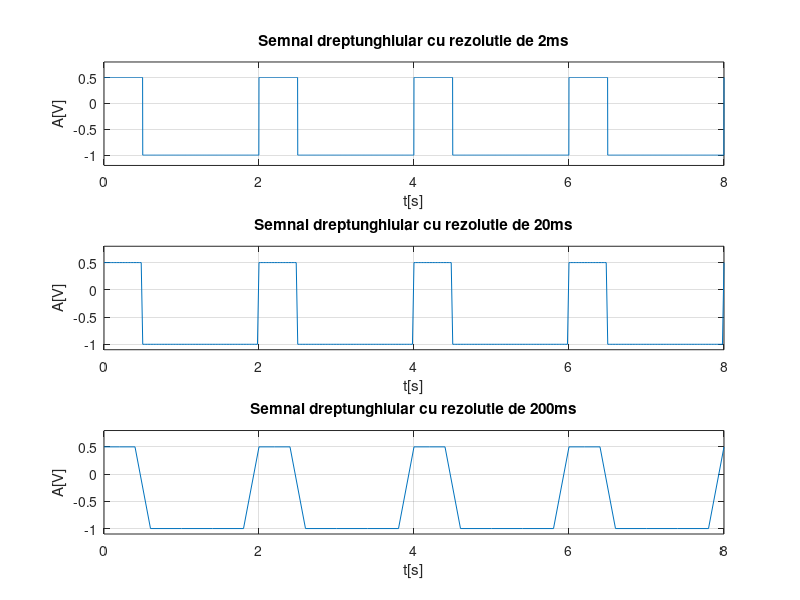

Recreate this plot in MATLAB.
%rezolutie temporara de 2ms
T=2;
t=0:0.002:4*T; % t porneste de la valoarea initiala 0,cu pasul de 0.002, afisand in final 4 perioade (4*T)
f=1/T; %frecventa
w=2*pi*f; %
duty=25; %factorul de umplere
mi=-1; %valoarea minima a aplitudinii
ma=0.5; %valoarea maxima a plaitudinii;
cc=0.25; %componenta continua care se ia cu semnul- fiidca este deplasat in jos 
A=(ma+ abs(mi))/2; %amplitudinea semnalului care va da 0.75
d=(A*square(w*t,duty))-cc; %square este folosit pentru semnal dreptunghiular 
subplot(3,1,1) %este afisat in prima treime
plot(t,d)
%trasare grafic pentru d in fucntie de t 
xlabel('t[s]')
%textul devine eticheta pt abscisa
ylabel('A[V]')
%textul devine eticheta pt ordonata
axis([0 8 -1.2 0.8])
%pe abscisa se va vizualiza intre valoriele 0 si 8 
%pe ordonata se va vizualiza intre valorile  -1.2 si 0.8
%pornim de la -1.2 pt a nu se suprapune semnalul pe axe si sa fie astfel
%vizibil
title( 'Semnal dreptunghiular cu rezolutie de 2ms')
%textul devine titlul progarmului
grid;
%grid traseaza pe grafic o retea de linii facand vizibila citirea
%graficului
%rezolutie temporara de 20ms
t=0:0.02:4*T; % t porneste de la valoarea initiala 0,cu pasul de 0.02, afisand in final 4 perioade (4*T)
f=1/T; %frecventa
w=2*pi*f; %
duty=25; %factorul de umplere
mi=-1; %valoarea minima a aplitudinii
ma=0.5; %valoarea maxima a plaitudinii;
cc=0.25; %componenta continua care se ia cu semnul- fiidca este deplasat in jos 
A=(ma+ abs(mi))/2; %amplitudinea semnalului care va da 0.75
d=(A*square(w*t,duty))-cc; %square este folosit pentru semnal dreptunghiular 
subplot(3,1,2) %este afisat in a doua treime
plot(t,d)
%trasare grafic pentru d in fucntie de t 
xlabel('t[s]')
%textul devine eticheta pt abscisa
ylabel('A[V]')
%textul devine eticheta pt ordonata
axis([0 8 -1.1 0.8])
%pe abscisa se va vizualiza intre valoriele 0 si 8 
%pe ordonata se va vizualiza intre valorile  -1.1 si 0.8
%pornim de la -1.1 pt a nu se suprapune semnalul pe axe si sa fie astfel
%vizibil
title( 'Semnal dreptunghiular cu rezolutie de 20ms')
%textul devine titlul progarmului
grid;
%grid traseaza pe grafic o retea de linii facand vizibila citirea
%graficului
%rezolutie temporara de 200ms
t=0:0.2:4*T; % t porneste de la valoarea initiala 0,cu pasul de 0.2, afisand in final 4 perioade (4*T)
f=1/T; %frecventa
w=2*pi*f; %
duty=25; %factorul de umplere
mi=-1; %valoarea minima a aplitudinii
ma=0.5; %valoarea maxima a plaitudinii;
cc=0.25; %componenta continua care se ia cu semnul- fiidca este deplasat in jos 
A=(ma+ abs(mi))/2; %amplitudinea semnalului care va da 0.75
d=(A*square(w*t,duty))-cc; %square este folosit pentru semnal dreptunghiular
subplot(3,1,3) %este afisat in a treia treime
plot(t,d)
%trasare grafic pentru d in fucntie de t 
xlabel('t[s]')
%textul devine eticheta pt abscisa
ylabel('A[V]')
%textul devine eticheta pt ordonata
axis([0 8 -1.1 0.8])
%pe abscisa se va vizualiza intre valoriele 0 si 8 
%pe ordonata se va vizualiza intre valorile  -1.1 si 0.8
%pornim de la -1.1 pt a nu se suprapune semnalul pe axe si sa fie astfel
%vizibil
title( 'Semnal dreptunghiular cu rezolutie de 200ms')
%textul devine titlul progarmului
grid;
%grid traseaza pe grafic o retea de linii facand vizibila citirea
%graficului